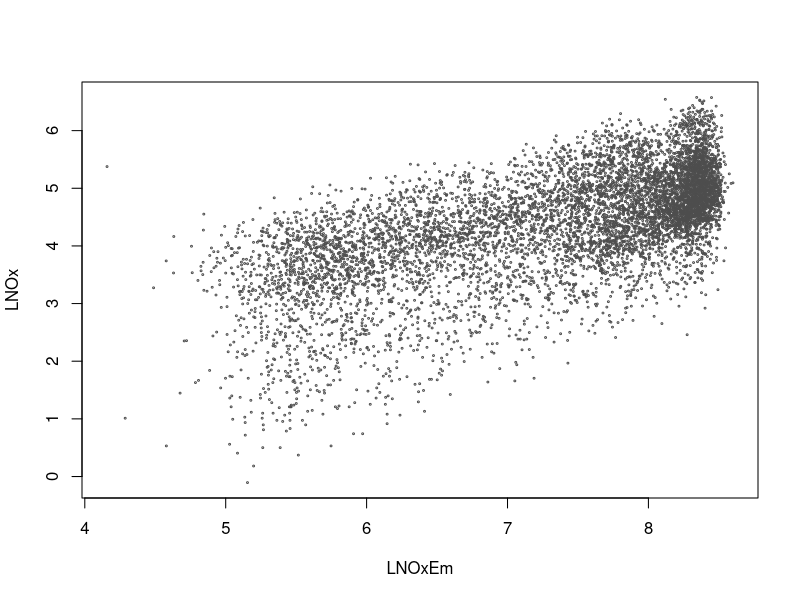

R code for this plot:
library(robustbase)


### Name: NOxEmissions
### Title: NOx Air Pollution Data
### Aliases: NOxEmissions
### Keywords: datasets

### ** Examples

data(NOxEmissions)
plot(LNOx ~ LNOxEm, data = NOxEmissions, cex = 0.25, col = "gray30")

## Not run: 
##D ## these take too much time --
##D  ## p = 340  ==> already Least Squares is not fast
##D  (lmNOx <- lm(LNOx ~ . ,data = NOxEmissions))
##D  plot(lmNOx) #->  indication of 1 outlier
##D 
##D  M.NOx <- MASS::rlm(LNOx ~ . , data = NOxEmissions)
##D  ## M-estimation works
##D  ## whereas  MM-estimation fails:
##D  try(MM.NOx <- MASS::rlm(LNOx ~ . , data = NOxEmissions, method = "MM"))
##D  ## namely because S-estimation fails:
##D  try(lts.NOx <- ltsReg(LNOx ~ . , data = NOxEmissions))
##D  try(lmR.NOx <- lmrob (LNOx ~ . , data = NOxEmissions))
## End(Not run)
